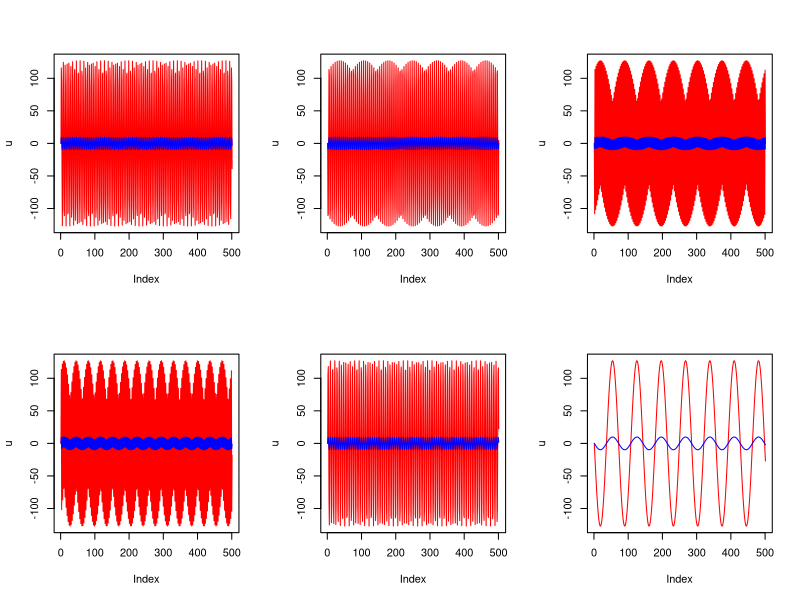

This figure's R source:
#u=rep(0,20)
w=c(2000,20000,40000,80000,100000,120000)
par(mfrow=c(2,3))
for(i in 1:6){
t=seq(0,5,0.01)
#w=2000
  u=127*sin(w[i]*t)
  v3=u/13
plot(u, type='l',col='red')
lines(v3,type = 'l',col='blue')
}